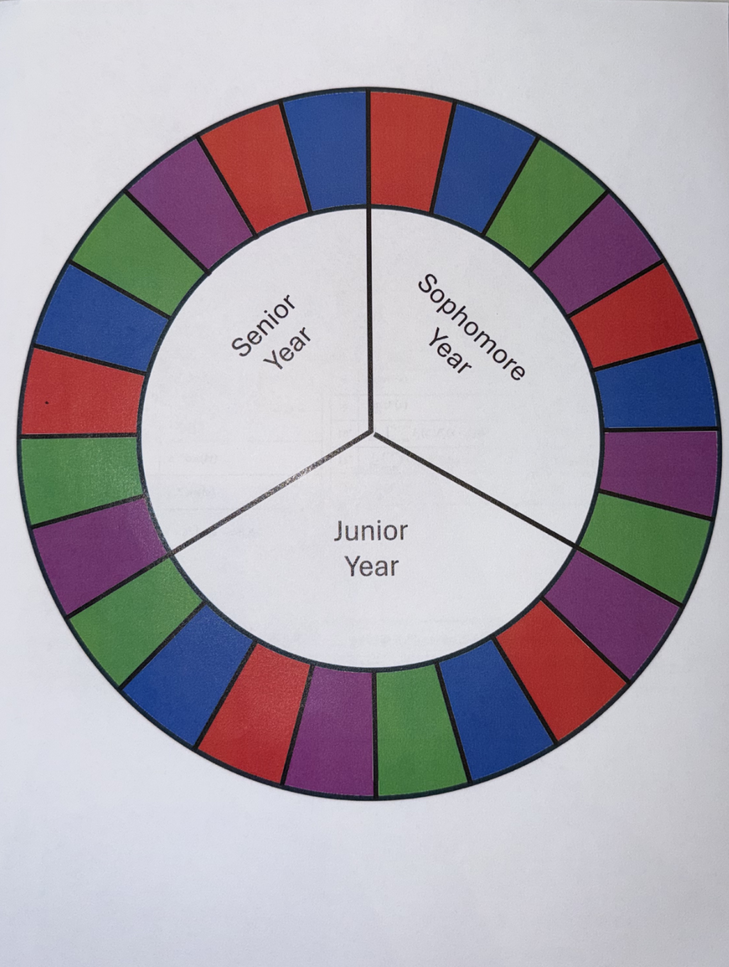
%> input picture Simulink/Project 2/board.png, 729 x 967 px, shrunk from 1130 x 1499 before the run
$ octave --eval "result = detectTiles(imread('board.png'));"   (GNU Octave 9; MATLAB toolbox functions it lacks are replaced by stand-ins)
%> lines starting %> are read from the running program, lines starting %| are printed output that depends on the picture
### Simulink/Project 2/detectTileCentroids.m
function det = detectTileCentroids(bgRGB, imgRGB, expectedN)
% Background subtraction for tile centroid detection.
% bgRGB: blank-board image (same camera pose/lighting)
% imgRGB: colored-board image
% Returns det.N, det.centroidsPx, det.mask, det.diffMag

    if nargin < 3, expectedN = 24; end

    A = im2double(bgRGB);
    B = im2double(imgRGB);

    % absolute RGB difference magnitude
    D = abs(B - A);
    diffMag = sum(D, 3);   % roughly 0..3

    % Threshold (main knob)
    tDiff = 0.70;
    mask = diffMag > tDiff;


    % Morphology: heal and solidify tiles
    %mask = imclose(mask, strel('disk', 6));
    %mask = imfill(mask, 'holes');
    %mask = bwareaopen(mask, 250);

    % OPTIONAL: if you ever see border junk
    % mask = imclearborder(mask);

    % Connected components -> stats
    CC = bwconncomp(mask);
    stats = regionprops(CC, 'Centroid', 'Area');

    if isempty(stats)
        det.N = 0;
        det.centroidsPx = zeros(0,2);
        det.mask = mask;
        det.diffMag = diffMag;
        return;
    end

    % Keep biggest blobs
    areas = [stats.Area];
    [~, idx] = sort(areas, 'descend');
    N = min(expectedN, numel(idx));

    centroids = zeros(N,2);
    for k = 1:N
        centroids(k,:) = stats(idx(k)).Centroid;
    end

    det.N = N;
    det.centroidsPx = centroids;
    det.mask = mask;
    det.diffMag = diffMag;
end

### Simulink/Project 2/detectColorsAtCentroids.m
function [colorId, conf] = detectColorsAtCentroids(imgRGB, centroidsPx)
% Returns:
%   colorId(k): 0 Unknown, 1 Red, 2 Blue, 3 Purple, 4 Green
%   conf(k):    confidence score (bigger = more confident)

    keyUnknown = uint8(0);
    keyRed     = uint8(1);
    keyBlue    = uint8(2);
    keyPurple  = uint8(3);
    keyGreen   = uint8(4);

    imgHSV = rgb2hsv(imgRGB);

    N = size(centroidsPx,1);
    colorId = zeros(N,1,'uint8');
    conf    = zeros(N,1);

    r = 6;

    H = imgHSV(:,:,1);
    S = imgHSV(:,:,2);
    V = imgHSV(:,:,3);

    [hgt, wdt, ~] = size(imgRGB);

    for k = 1:N
        x = round(centroidsPx(k,1));
        y = round(centroidsPx(k,2));

        x1 = max(1, x-r); x2 = min(wdt, x+r);
        y1 = max(1, y-r); y2 = min(hgt, y+r);

        hp = H(y1:y2, x1:x2);
        sp = S(y1:y2, x1:x2);
        vp = V(y1:y2, x1:x2);

        %sp > 0.25 for no white and value > 0.25 for no dark shadow
        mask = sp > 0.20 & vp > 0.25;

        %Determine the noncolor patches
        if nnz(mask) < 10
            colorId(k) = keyUnknown;
            conf(k) = 0;
            continue;
        end

        hMed = median(hp(mask));
        sMed = median(sp(mask));

        % Hue thresholds (0..1)
        % Red wraps around 0 (ex: 0.98..1.0 OR 0..0.04)

        isRed    = (hMed < 0.05) || (hMed > 0.95);
        isGreen  = (hMed > 0.18) && (hMed < 0.42);
        isBlue   = (hMed > 0.50) && (hMed < 0.72);
        isPurple = (hMed > 0.72) && (hMed < 0.90);

        % Decide winner with a "distance to band center" score
        % (helps when lighting shifts hue a bit)
        scores = -inf(1,4);

        % centers chosen inside each band
        if isRed
            % pick closest to 0 (wrap)
            d = min(abs(hMed-0.00), abs(hMed-1.00));
            scores(1) = -d;
        end
        if isBlue
            scores(2) = -abs(hMed-0.62);
        end
        if isPurple
            scores(3) = -abs(hMed-0.82);
        end
        if isGreen
            scores(4) = -abs(hMed-0.33);
        end

        [bestScore, idx] = max(scores);

        if ~isfinite(bestScore)
            colorId(k) = keyUnknown;
            conf(k) = 0;
        else
            switch idx
                case 1, colorId(k) = keyRed;
                case 2, colorId(k) = keyBlue;
                case 3, colorId(k) = keyPurple;
                case 4, colorId(k) = keyGreen;
            end

            % confidence: mostly saturation + how close hue is to center
            conf(k) = double(sMed) + (1 - abs(bestScore)); % simple, works fine for demo
        end
    end
end

### Simulink/Project 2/detectTiles.m
function det = detectTiles(imgRGB)
    det = detectTileCentroids(imgRGB, 24);
%> in detectTileCentroids, `D = abs(B - A);`:
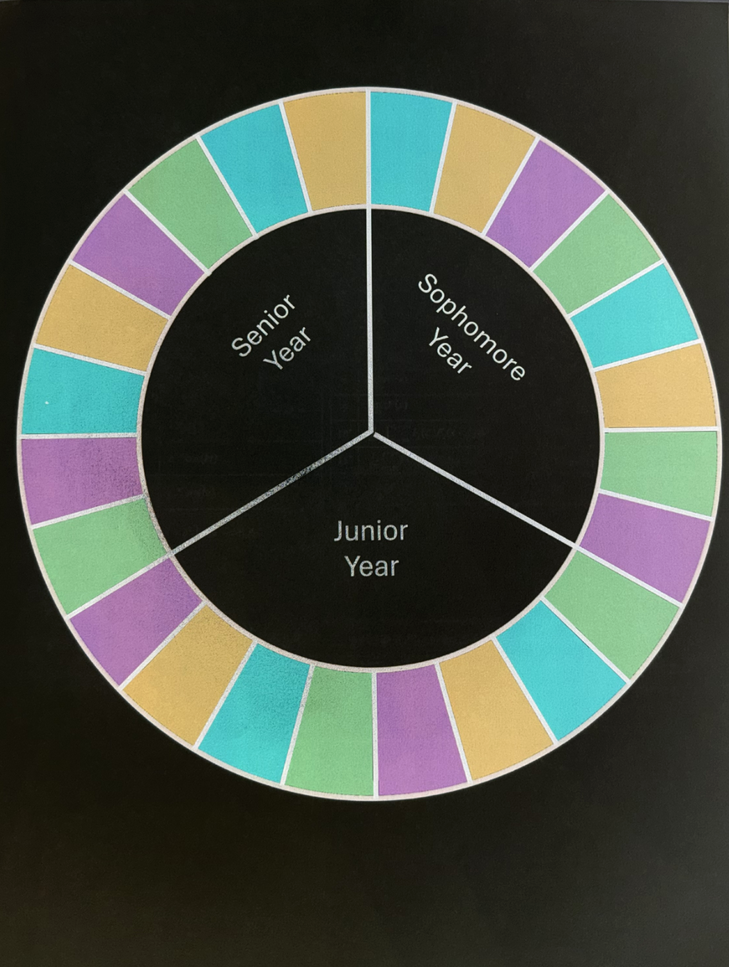
%> D: size 967x729x3 double; mean R, G, B 23.3, 23.4, 23.3; drawn with min black and max white
%> in detectTileCentroids, `diffMag = sum(D, 3);`:
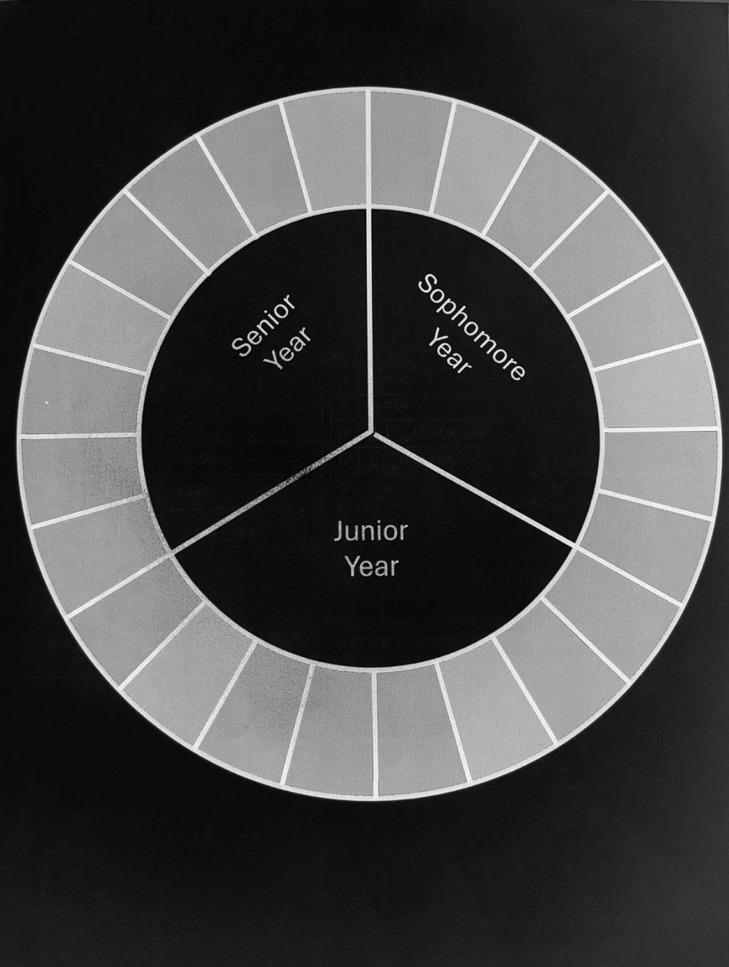
%> diffMag: size 967x729 double; min 69.24, max 71.97, mean 70; drawn with min black and max white
%> in detectTileCentroids, `mask = diffMag > tDiff;`: mask: size 967x729 logical; every value is 1
%> in detectTileCentroids, `CC = bwconncomp(mask);`: CC = 1 connected component
%> in detectTileCentroids, `stats = regionprops(CC, 'Centroid', 'Area');`: stats = 1 region; Area and Centroid: 704943 [365 484]
%> in detectTileCentroids, `areas = [stats.Area];`: areas = 704943
%> in detectTileCentroids, `[~, idx] = sort(areas, 'descend');`: idx = 1
%> the loop in detectTileCentroids, `for k = 1:N` made 1 pass
%> after the loop in detectTileCentroids, `for k = 1:N`: centroids = [365 484]
%> in detectTileCentroids, `det.N = N;`: det.N = 1
%> in detectTileCentroids, `det.centroidsPx = centroids;`: det.centroidsPx = [365 484]

    % classify color at each centroid
    [det.colorId, det.conf] = detectColorsAtCentroids(imgRGB, det.centroidsPx);
end
%> in detectTiles, `det = detectTileCentroids(imgRGB, 24);`: det = {N 1, centroidsPx [365 484]}
%> in detectColorsAtCentroids, `imgHSV = rgb2hsv(imgRGB);`: imgHSV: size 967x729x3 double; mean H, S, V 0.628, 0.197, 0.73
%> in detectColorsAtCentroids, `H = imgHSV(:,:,1);`:
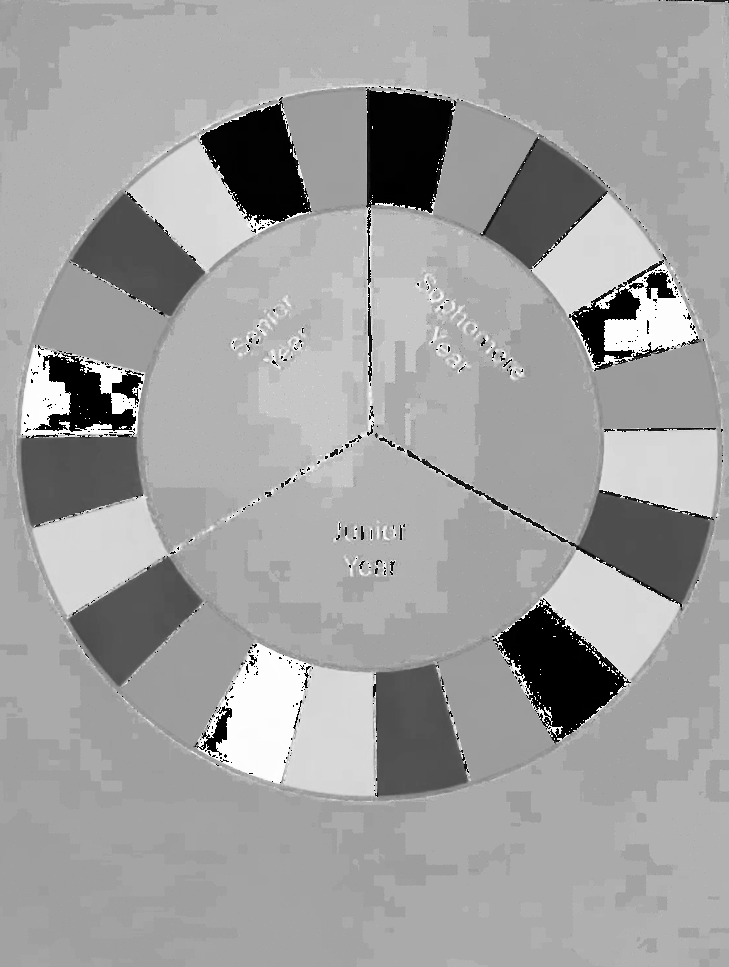
%> H: size 967x729 double; min 0, max 0.999, mean 0.628
%> in detectColorsAtCentroids, `S = imgHSV(:,:,2);`:
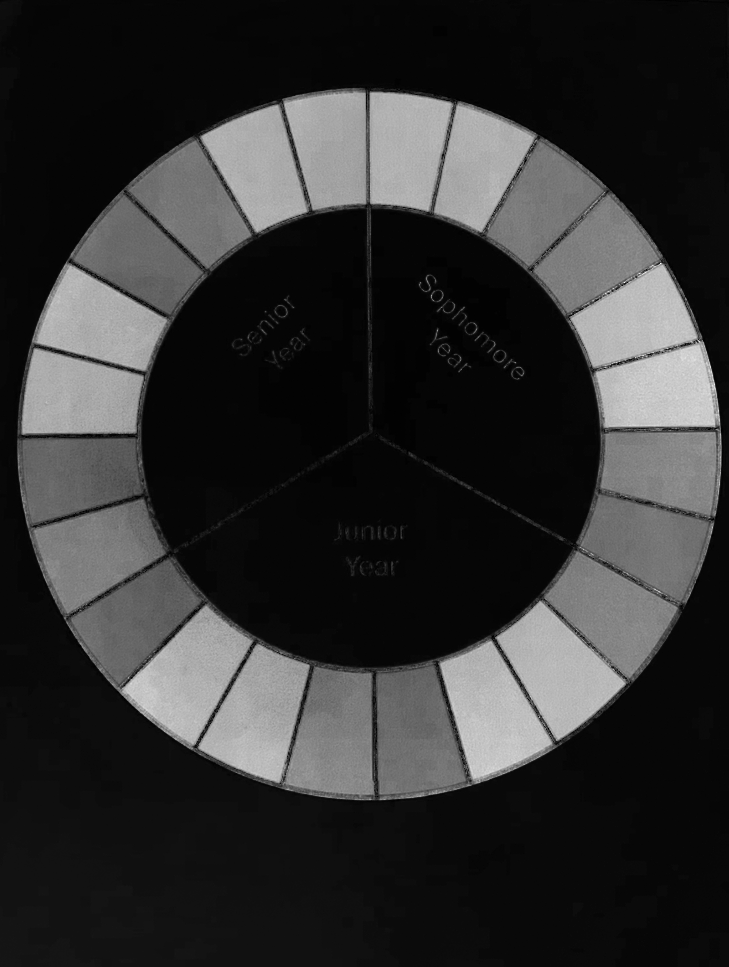
%> S: size 967x729 double; min 0, max 1, mean 0.197
%> in detectColorsAtCentroids, `V = imgHSV(:,:,3);`:
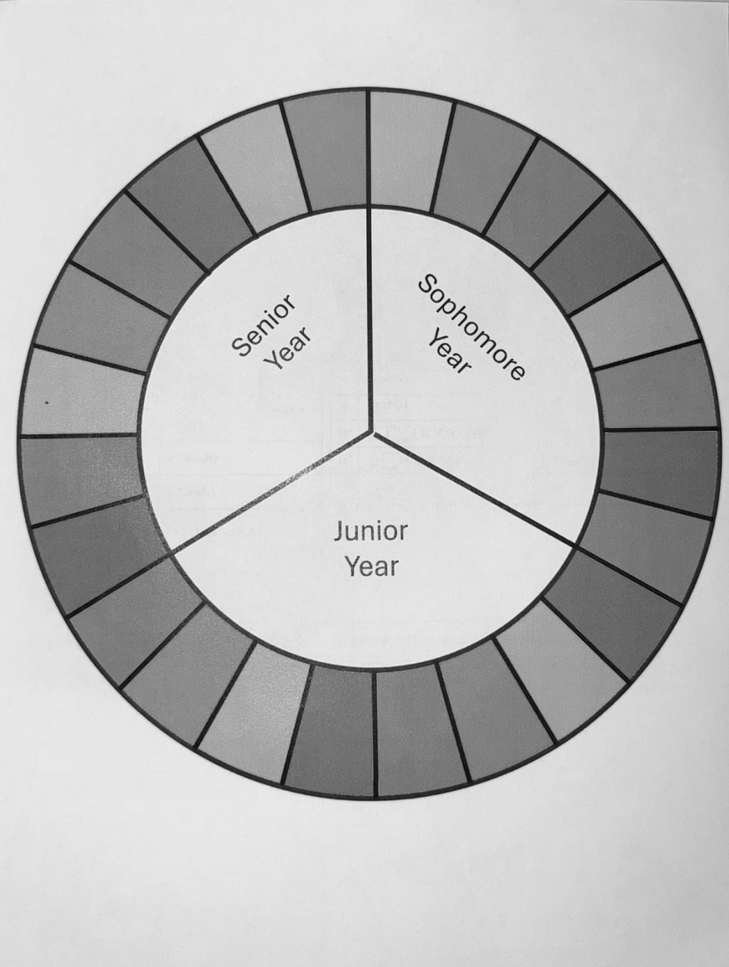
%> V: size 967x729 double; min 0.0157, max 0.941, mean 0.73
%> the loop in detectColorsAtCentroids, `for k = 1:N` made 1 pass
%> (x, y, x1, x2, y1, y2) on pass 1: (365, 484, 359, 371, 478, 490)
%> in detectTiles, `[det.colorId, det.conf] = detectColorsAtCentroids(imgRGB, det.centroid..`: det.colorId = 0
%> `result = detectTiles(imread('board.png'));`: result = {N 1, centroidsPx [365 484], colorId 0, conf 0}
